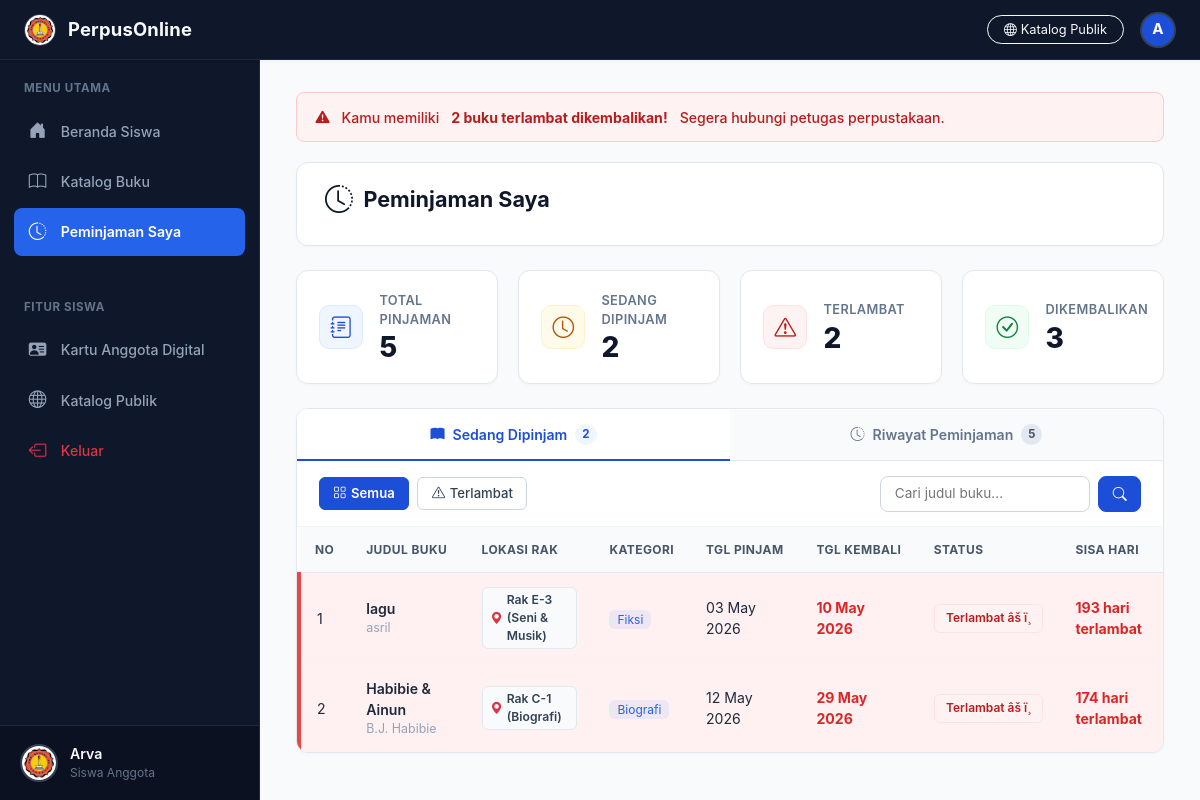
The app's page /peminjaman_anggota.php (signed in) with its own data.
### tables this page shows
CREATE TABLE `peminjaman` (
  `id_peminjaman` int NOT NULL AUTO_INCREMENT,
  `id_user` int NOT NULL,
  `id_buku` int NOT NULL,
  `tanggal_peminjaman` date NOT NULL,
  `tanggal_pengembalian` date NOT NULL,
  `status_peminjaman` enum('dipinjam','dikembalikan') NOT NULL,
  PRIMARY KEY (`id_peminjaman`)
);

CREATE TABLE `buku` (
  `id_buku` int NOT NULL AUTO_INCREMENT,
  `id_kategori` int NOT NULL,
  `judul_buku` varchar(200) NOT NULL,
  `penulis` varchar(255) NOT NULL,
  `tahun_terbit` varchar(255) NOT NULL,
  `deskripsi` text NOT NULL,
  `cover` varchar(255) DEFAULT NULL,
  `isbn` int NOT NULL,
  `stok` int NOT NULL DEFAULT '1',
  `stok_total` int NOT NULL DEFAULT '1',
  `stok_tersedia` int NOT NULL DEFAULT '1',
  `lokasi_rak` varchar(100) DEFAULT 'Rak A-1',
  PRIMARY KEY (`id_buku`),
  UNIQUE KEY `unique_isbn` (`isbn`),
  KEY `id_kategori` (`id_kategori`),
  CONSTRAINT `buku_ibfk_1` FOREIGN KEY (`id_kategori`) REFERENCES `kategori` (`id_kategori`)
);

CREATE TABLE `kategori` (
  `id_kategori` int NOT NULL AUTO_INCREMENT,
  `nama_kategori` varchar(255) NOT NULL,
  PRIMARY KEY (`id_kategori`),
  KEY `id_kategori` (`id_kategori`)
);

### peminjaman_anggota.php (the view, shortened to what this page needs)
<?php
$conn = new mysqli("localhost", "root", "", "perpustakaan");
require_once 'helper_katalog.php';
$id_user = $_SESSION['id_user'];
$nama    = $_SESSION['nama'];
$tab    = $_GET['tab']    ?? 'aktif';
$f      = $_GET['f']      ?? 'semua';
$search = isset($_GET['search']) ? $conn->real_escape_string(trim($_GET['search'])) : '';
$total_pinjam = $conn->query("SELECT COUNT(*) AS c FROM peminjaman WHERE id_user=$id_user")->fetch_assoc()['c'];
$dipinjam     = $conn->query("SELECT COUNT(*) AS c FROM peminjaman WHERE id_user=$id_user AND status_peminjaman='dipinjam'")->fetch_assoc()['c'];
$terlambat    = $conn->query("SELECT COUNT(*) AS c FROM peminjaman WHERE id_user=$id_user AND status_peminjaman='dipinjam' AND tanggal_pengembalian < CURDATE()")->fetch_assoc()['c'];
$dikembalikan = $conn->query("SELECT COUNT(*) AS c FROM peminjaman WHERE id_user=$id_user AND status_peminjaman='dikembalikan'")->fetch_assoc()['c'];
$search_cond = $search ? " AND (b.judul_buku LIKE '%$search%' OR b.penulis LIKE '%$search%')" : '';
$aktif_cond  = "p.id_user=$id_user AND p.status_peminjaman='dipinjam'";
$aktif_res = $conn->query("
    SELECT p.*, b.judul_buku, b.penulis, b.isbn, b.lokasi_rak, k.nama_kategori
    FROM peminjaman p
    JOIN buku b ON p.id_buku = b.id_buku
    LEFT JOIN kategori k ON b.id_kategori = k.id_kategori
    WHERE $aktif_cond $search_cond
    ORDER BY p.tanggal_pengembalian ASC
");
?>
<!DOCTYPE html>
<html lang="id">
<head>
    <link href="https://cdn.jsdelivr.net/npm/bootstrap@5.3.2/dist/css/bootstrap.min.css" rel="stylesheet">
    <link rel="stylesheet" href="https://cdn.jsdelivr.net/npm/bootstrap-icons@1.11.1/font/bootstrap-icons.css">
    <link rel="stylesheet" href="katalog_styles.css">
    <link href="https://cdn.jsdelivr.net/npm/bootstrap@5.3.2/dist/css/bootstrap.min.css" rel="stylesheet">
    <link rel="stylesheet" href="https://cdn.jsdelivr.net/npm/bootstrap-icons@1.11.1/font/bootstrap-icons.css">
</head>
<body>
<header class="main-header">
    <a href="login_anggota.php" class="brand">
        <img src="logo 40.jpeg" alt="Logo" onerror="this.style.display='none'">
        <span>PerpusOnline</span>
    </a>
    <div class="search-box">
        <a href="index.php" class="btn btn-outline-light btn-sm rounded-pill px-3 d-none d-sm-inline-flex" style="font-size:0.8rem;">
            <i class="bi bi-globe me-1"></i>Katalog Publik
        </a>
        <a href="login_anggota.php?hal=profil" class="user-avatar" data-bs-toggle="dropdown" style="text-decoration:none;">
            <?= strtoupper(substr($nama,0,1)) ?>
        </a>
    </div>
</header>
<div class="layout-wrapper">
<aside class="sidebar" id="sidebar">
    <div class="sidebar-section">
        <div class="sidebar-title">Menu Utama</div>
        <div class="nav-item">
            <a href="login_anggota.php" class="nav-link"><i class="bi bi-house-door-fill"></i><span>Beranda Siswa</span></a>
        </div>
        <div class="nav-item">
            <a href="buku_anggota.php" class="nav-link"><i class="bi bi-book"></i><span>Katalog Buku</span></a>
        </div>
        <div class="nav-item">
            <a href="peminjaman_anggota.php" class="nav-link active"><i class="bi bi-clock-history"></i><span>Peminjaman Saya</span></a>
        </div>
    </div>
    <div class="sidebar-section">
        <div class="sidebar-title">Fitur Siswa</div>
        <div class="nav-item">
            <a href="login_anggota.php?hal=kartu" class="nav-link"><i class="bi bi-person-vcard-fill"></i><span>Kartu Anggota Digital</span></a>
        </div>
        <div class="nav-item">
            <a href="index.php" class="nav-link"><i class="bi bi-globe"></i><span>Katalog Publik</span></a>
        </div>
        <div class="nav-item">
            <a href="logout.php" class="nav-link text-danger"><i class="bi bi-box-arrow-left"></i><span>Keluar</span></a>
        </div>
    </div>
    <div class="sidebar-user">
        <img src="logo 40.jpeg" alt="User" onerror="this.style.display='none'">
        <div class="sidebar-user-info">
            <div class="sidebar-user-name"><?= htmlspecialchars($nama) ?></div>
            <div class="sidebar-user-role">Siswa Anggota</div>
        </div>
    </div>
</aside>
<main class="main-content">
    <?php if ($terlambat > 0): ?>
    <div class="banner banner-danger">
        <i class="bi bi-exclamation-triangle-fill"></i>
        Kamu memiliki <strong><?= $terlambat ?> buku terlambat dikembalikan!</strong> Segera hubungi petugas perpustakaan.
    </div>
    <?php endif; ?>
    <div class="page-header">
        <h1 class="page-title"><i class="bi bi-clock-history" style="font-size:1.75rem;"></i> Peminjaman Saya</h1>
    </div>
    <div class="stats-grid">
        <a href="?tab=aktif&f=semua" class="stat-card">
            <div class="stat-icon blue"><i class="bi bi-journal-text"></i></div>
            <div><div class="stat-label">Total Pinjaman</div><div class="stat-value"><?= $total_pinjam ?></div></div>
        </a>
        <a href="?tab=aktif&f=semua" class="stat-card">
            <div class="stat-icon orange"><i class="bi bi-clock"></i></div>
            <div><div class="stat-label">Sedang Dipinjam</div><div class="stat-value"><?= $dipinjam ?></div></div>
        </a>
        <a href="?tab=aktif&f=terlambat" class="stat-card">
            <div class="stat-icon red"><i class="bi bi-exclamation-triangle"></i></div>
            <div><div class="stat-label">Terlambat</div><div class="stat-value"><?= $terlambat ?></div></div>
        </a>
        <a href="?tab=riwayat&f=dikembalikan" class="stat-card">
            <div class="stat-icon green"><i class="bi bi-check-circle"></i></div>
            <div><div class="stat-label">Dikembalikan</div><div class="stat-value"><?= $dikembalikan ?></div></div>
        </a>
    </div>
    <div class="tab-wrapper">
        <div class="tab-nav">
            <button class="tab-btn <?= $tab=='aktif'?'active':'' ?>" onclick="switchTab('aktif', this)">
                <i class="bi bi-book-fill"></i>
                Sedang Dipinjam
                <span class="tab-count"><?= $dipinjam ?></span>
            </button>
            <button class="tab-btn <?= $tab=='riwayat'?'active':'' ?>" onclick="switchTab('riwayat', this)">
                <i class="bi bi-clock-history"></i>
                Riwayat Peminjaman
                <span class="tab-count"><?= $total_pinjam ?></span>
            </button>
        </div>
        <div class="tab-pane <?= $tab=='aktif'?'active':'' ?>" id="pane-aktif">
            <div class="filter-bar">
                <a href="?tab=aktif&f=semua<?= $search?"&search=".urlencode($search):'' ?>"
                   class="filter-btn <?= ($tab=='aktif'&&$f=='semua')?'active':'' ?>">
                    <i class="bi bi-grid"></i> Semua
                </a>
                <a href="?tab=aktif&f=terlambat<?= $search?"&search=".urlencode($search):'' ?>"
                   class="filter-btn red <?= ($tab=='aktif'&&$f=='terlambat')?'active':'' ?>">
                    <i class="bi bi-exclamation-triangle"></i> Terlambat
                </a>
                <div class="search-filter">
                    <form method="GET" style="display:flex;gap:0.5rem;">
                        <input type="text" name="search" placeholder="Cari judul buku..." value="<?= htmlspecialchars($search) ?>">
                        <button type="submit"><i class="bi bi-search"></i></button>
                    </form>
                </div>
            </div>
            <div class="table-responsive">
                <table>
                    <thead>
                        <tr>
                            <th>No</th>
                            <th>Judul Buku</th>
                            <th>Lokasi Rak</th>
                            <th>Kategori</th>
                            <th>Tgl Pinjam</th>
                            <th>Tgl Kembali</th>
                            <th>Status</th>
                            <th>Sisa Hari</th>
                        </tr>
                    </thead>
                    <tbody>
                    <?php if ($aktif_res && $aktif_res->num_rows > 0):
                        $no = 1;
                        while ($r = $aktif_res->fetch_assoc()):
                            $tgl   = new DateTime($r['tanggal_pengembalian']);
                            $hari  = new DateTime(date('Y-m-d'));
                            $diff  = $hari->diff($tgl);
                            $sisa  = $tgl >= $hari ? (int)$diff->days : -(int)$diff->days;
                            $late  = $sisa < 0;
                            $hariLambat = $late ? abs($sisa) : 0;
                            if ($late)        { $badge='badge-terlambat'; $label='Terlambat âš ï¸'; }
                            else              { $badge='badge-dipinjam';  $label='Dipinjam'; }
                            if ($late)        $cdown = '<span style="color:#dc2626;font-weight:700;">'.$hariLambat.' hari terlambat</span>';
                            elseif ($sisa==0) $cdown = '<span style="color:#f59e0b;font-weight:700;">Hari ini!</span>';
                            elseif ($sisa<=3) $cdown = '<span style="color:#f59e0b;font-weight:700;">Sisa '.$sisa.' hari</span>';
                            else              $cdown = '<span style="color:#10b981;font-weight:600;">Sisa '.$sisa.' hari</span>';
                    ?>
                        <tr class="<?= $late ? 'row-terlambat' : '' ?>">
                            <td><?= $no++ ?></td>
                            <td>
                                <div style="font-weight:600;"><?= htmlspecialchars($r['judul_buku']) ?></div>
                                <div style="font-size:0.78rem;color:#94a3b8;"><?= htmlspecialchars($r['penulis']) ?></div>
                            </td>
                            <td><?= renderRakBadge($r['lokasi_rak'] ?? 'Rak A-1') ?></td>
                            <td><span style="background:rgba(37,99,235,0.08);color:#2563eb;padding:2px 8px;border-radius:6px;font-size:0.75rem;"><?= htmlspecialchars($r['nama_kategori'] ?? '-') ?></span></td>
                            <td><?= date('d M Y', strtotime($r['tanggal_peminjaman'])) ?></td>
                            <td>
                                <?php if ($late): ?>
                                <span style="color:#dc2626;font-weight:700;"><?= date('d M Y', strtotime($r['tanggal_pengembalian'])) ?></span>
                                <?php else: echo date('d M Y', strtotime($r['tanggal_pengembalian'])); endif; ?>
                            </td>
                            <td><span class="badge-status <?= $badge ?>"><?= $label ?></span></td>
                            <td><?= $cdown ?></td>
                        </tr>
                    <?php endwhile; endif; ?>
                    </tbody>
                </table>
            </div>
        </div>
    </div>
</main>
</div>
</body>
</html>

### helper_katalog.php (shortened to what this page needs)
<?php
function renderRakBadge($lokasiRak) {
    $lokasi = htmlspecialchars($lokasiRak ?: 'Rak A-1');
    return '<span class="badge-rak" title="Lokasi Fisik Buku"><i class="bi bi-geo-alt-fill text-danger me-1"></i>' . $lokasi . '</span>';
}
?>

### katalog_styles.css (style rules this page uses)
:root { --primary: #1d4ed8; --primary-hover: #1e40af; --primary-light: #eff6ff; --success: #15803d; --success-light: #dcfce7; --warning: #b45309; --warning-light: #fef3c7; --danger: #b91c1c; --danger-light: #fee2e2; --slate-900: #0f172a; --slate-800: #1e293b; --slate-700: #334155; --slate-600: #475569; --slate-100: #f1f5f9; --slate-50: #f8fafc; }
.badge-rak { display: inline-flex; align-items: center; font-size: 0.76rem; font-weight: 600; color: #334155; background: #f8fafc; border: 1px solid #e2e8f0; padding: 3px 8px; border-radius: 6px; }
tr.row-terlambat td { background-color: #fff1f2 !important; }
tr.row-terlambat td:first-child { border-left: 4px solid #ef4444; }

### records on screen
peminjaman: id_buku.judul_buku "lagu", id_buku.penulis "asril", id_buku.lokasi_rak "Rak E-3 (Seni & Musik)", kategori.nama_kategori "Fiksi", tanggal_peminjaman "03 May 2026", tanggal_pengembalian "10 May 2026", tanggal_pengembalian "Terlambat âš ï¸"
peminjaman: id_buku.judul_buku "Habibie & Ainun", id_buku.penulis "B.J. Habibie", id_buku.lokasi_rak "Rak C-1 (Biografi)", kategori.nama_kategori "Biografi", tanggal_peminjaman "12 May 2026", tanggal_pengembalian "29 May 2026", tanggal_pengembalian "Terlambat âš ï¸"

### other values on screen
substr($nama,0,1) "A"
$nama "Arva"
$terlambat "2"
$total_pinjam "5"
$dipinjam "2"
$dikembalikan "3"
